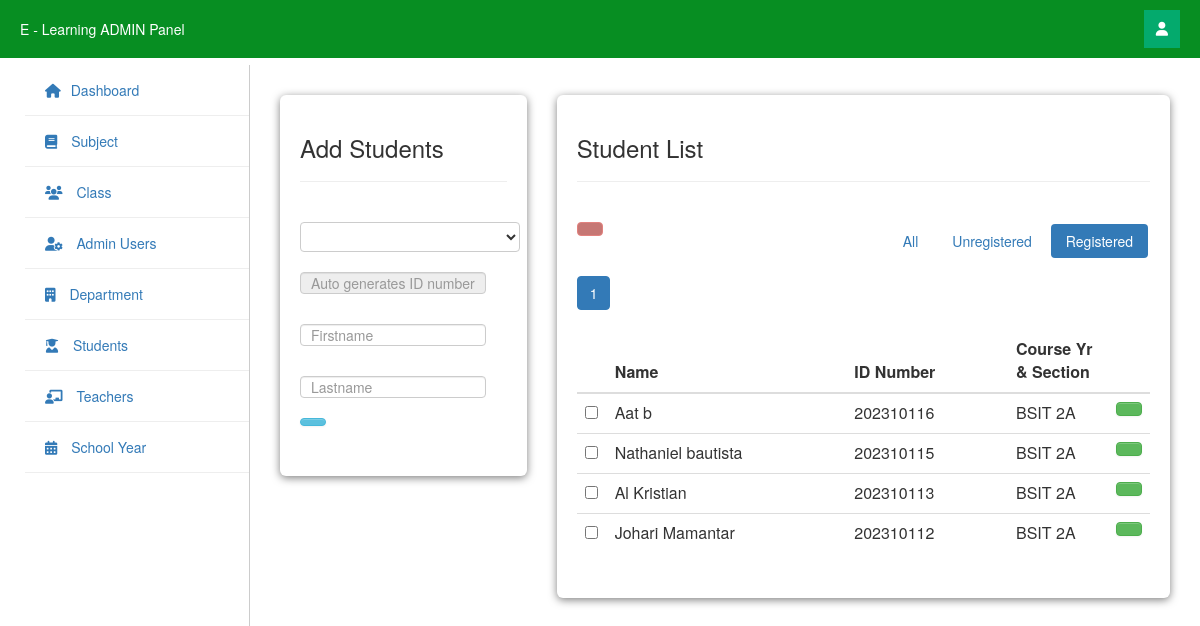
The page /php/admin/students_reg.php (signed in) on the database its author committed.
### tables this page shows
CREATE TABLE `student` (
  `student_id` int(11) NOT NULL,
  `firstname` varchar(255) NOT NULL,
  `lastname` varchar(255) NOT NULL,
  `class_id` int(11) NOT NULL,
  `username` varchar(255) NOT NULL,
  `password` varchar(255) NOT NULL,
  `location` varchar(255) NOT NULL,
  `status` varchar(255) NOT NULL
);

CREATE TABLE `class` (
  `class_id` int(11) NOT NULL,
  `class_name` varchar(255) NOT NULL
);

### php/admin/students_reg.php (the view, shortened to what this page needs)
<?php include "navbar.php" ?>
<?php include "sidebar.php" ?>
<html>
<body class="column_style">
    <div class="main">
        <div class="card1">
            <h3>Add Students</h3>
            <hr>
            <br>
            <div class="stats-grid">
                <form id="add_student" method="post" action="save_student.php">
                    <div class="control-group">
                        <div class="controls">
                            <select name="class_id" class="" required>
                                <option></option>
                                <?php
                                $cys_query = mysqli_query($conn, "select * from class order by class_name");
                                while ($cys_row = mysqli_fetch_array($cys_query)) {
                                    ?>
                                    <option value="<?php echo $cys_row['class_id']; ?>">
                                    </option>
                                <?php } ?>
                            </select>
                        </div>
                    </div>
                    <div class="control-group">
                        <div class="controls">
                            <input name="un" class="input focused" id="focusedInput" type="text"
                                placeholder="Auto generates ID number" disabled>
                        </div>
                    </div>
                    <div class="control-group">
                        <div class="controls">
                            <input name="fn" class="input focused" id="focusedInput" type="text" placeholder="Firstname"
                                required>
                        </div>
                    </div>
                    <div class="control-group">
                        <div class="controls">
                            <input name="ln" class="input focused" id="focusedInput" type="text" placeholder="Lastname"
                                required>
                        </div>
                    </div>
                    <div class="control-group">
                        <div class="controls">
                            <button name="save" class="btn btn-info"></button>
                        </div>
                    </div>
                </form>
            </div>
        </div>
        <div class="card2">
            <h3>Student List</h3>
            <hr>
            <br>
            <div class="stats-grid">
                <?php include('dbcon.php'); ?>
                <form action="delete_student.php" method="post">
                    <a data-toggle="modal" href="#student_delete" id="deleteBtn" class="btn btn-danger"
                        name=""><ion-icon name="trash-outline"></ion-icon></i></a>
                    <table cellpadding="0" cellspacing="0" border="0" class="table" id="example">
                        <div class="pull-right">
                            <ul class="nav nav-pills">
                                <li class="">
                                    <a href="students.php">All</a>
                                </li>
                                <li class="">
                                    <a href="students_unreg.php">Unregistered</a>
                                </li>
                                <li class="active">
                                    <a href="students_reg.php">Registered</a>
                                </li>
                            </ul>
                        </div>
                        <thead>
                            <tr>
                                <th></th>
                                <th>Name</th>
                                <th>ID Number</th>
                                <th>Course Yr & Section</th>
                                <th></th>
                            </tr>
                        </thead>
                        <tbody>
                            <?php
                            $limit = 10;
                            $page = isset($_GET['page']) ? (int) $_GET['page'] : 1;
                            $start = ($page - 1) * $limit;
                            $query = mysqli_query($conn, "SELECT * from student LEFT JOIN class ON student.class_id = class.class_id where status = 'Registered' ORDER BY student.student_id DESC LIMIT $start, $limit");
                            $result = mysqli_query($conn, "SELECT COUNT(student_id) AS total FROM student");
                            $row = mysqli_fetch_assoc($result);
                            $total = $row['total'];
                            $pages = ceil($total / $limit);
                            ?>
                            <?php while ($row = mysqli_fetch_array($query)) {
                                $id = $row['student_id']; ?>
                                <tr>
                                    <td width="30">
                                        <input class="student-checkbox" name="selector[]" type="checkbox"
                                            value="<?php echo $id; ?>">
                                    </td>
                                    <td><?php echo $row['firstname'] . " " . $row['lastname']; ?></td>
                                    <td><?php echo $row['student_id']; ?></td>
                                    <td width="100"><?php echo $row['class_name']; ?></td>
                                    <td width="30">
                                        <a href="edit_student.php<?php echo '?id=' . $id; ?>" class="btn btn-success">
                                        </a>
                                    </td>
                                </tr>
                            <?php } ?>
                            <div style="margin-top: 20px;">
                                <nav>
                                    <ul class="pagination">
                                        <?php for ($i = 1; $i <= $pages; $i++): ?>
                                            <li <?php if ($i == $page)
                                                echo 'class="active"'; ?>>
                                                <a href="?page=<?php echo $i; ?>"><?php echo $i; ?></a>
                                            </li>
                                        <?php endfor; ?>
                                    </ul>
                                </nav>
                            </div>
                        </tbody>
                    </table>
                </form>
            </div>
        </div>
    </div>
</body>
</html>

### php/admin/assets/datatables.css (style rules this page uses)
table.table { clear: both; margin-bottom: 6px !important; max-width: none !important; }

### php/admin/assets/style.css (style rules this page uses)
* { margin: 0; padding: 0; box-sizing: border-box; }
.controls .btn { height: 30px; width: 50px; }

### php/admin/assets/dashboard_style.css (style rules this page uses)
* { box-sizing: border-box; margin: 0; padding: 0; }
body { font-family: Arial, sans-serif; background: #f5f5f5; padding-top: 65px; }
.main { margin-left: 250px; padding: 30px; }
.stats-grid { display: grid; grid-template-columns: repeat(auto-fit, minmax(180px, 1fr)); gap: 20px; }
.column_style .main { display: flex; flex-direction: row; margin-left: 250px; padding: 30px; }
.column_style .card1 { background: rgb(255, 255, 255); padding: 20px; border-radius: 6px; box-shadow: 0 2px 8px rgba(0, 0, 0, 0.5); width: 350px; height: fit-content; }
.column_style .card2 { background: rgb(255, 255, 255); padding: 20px; border-radius: 6px; box-shadow: 0 2px 8px rgba(0, 0, 0, 0.5); width: 900px; height: auto; margin-left: 30px; }
.column_style .stats-grid { display: grid; grid-template-columns: repeat(auto-fit, minmax(180px, 1fr)); gap: 20px; }
a { color: #0060b6; text-decoration: none; }
input[type="text"], input[type="password"] { width: 90%; padding: 10px; margin: 10px 0; }

### php/admin/sidebar.php (style rules this page uses)
a { text-decoration: none; }

### rows shown on the page
student: firstname "Aat", lastname "b", student_id "202310116", class.class_name "BSIT 2A"
student: firstname "Nathaniel", lastname "bautista", student_id "202310115", class.class_name "BSIT 2A"
student: firstname "Al", lastname "Kristian", student_id "202310113", class.class_name "BSIT 2A"
student: firstname "Johari", lastname "Mamantar", student_id "202310112", class.class_name "BSIT 2A"
